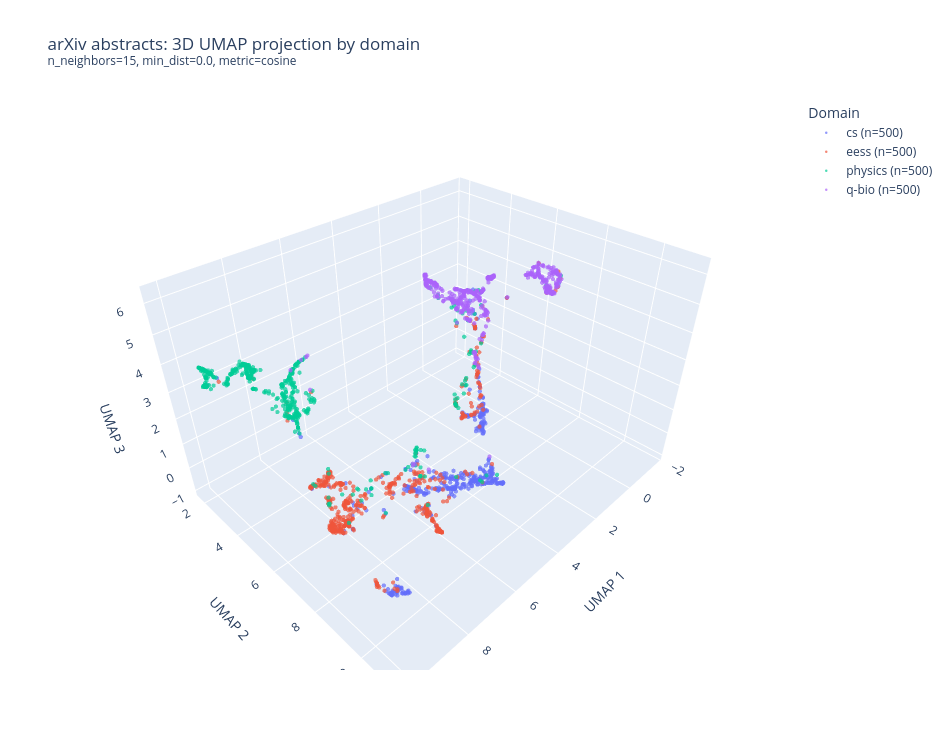

Notebook cell for this chart:
### Code cell
plot_df = (
    df.assign(umap_1=X_umap_3d_v2[:, 0], umap_2=X_umap_3d_v2[:, 1], umap_3=X_umap_3d_v2[:, 2])
    .sample(frac=1, random_state=42)
)

counts = plot_df["domain"].value_counts()
plot_df["domain_n"] = plot_df["domain"].map(lambda d: f"{d} (n={counts[d]})")

fig = px.scatter_3d(
    plot_df,
    x="umap_1", y="umap_2", z="umap_3",
    color="domain_n",
    category_orders={"domain_n": sorted(plot_df["domain_n"].unique())},
    hover_name="title",
    hover_data={"primary_category": True, "umap_1": False, "umap_2": False, "umap_3": False},
    opacity=0.7,
    title="arXiv abstracts: 3D UMAP projection by domain<br>"
          "<sup>n_neighbors=15, min_dist=0.0, metric=cosine</sup>",
    width=950, height=750,
)
fig.update_traces(marker=dict(size=2.5))
fig.update_layout(
    legend_title_text="Domain",
    scene=dict(xaxis_title="UMAP 1", yaxis_title="UMAP 2", zaxis_title="UMAP 3"),
)
fig.show()

### Figure 1 — Plotly figure (JSON) as saved in the notebook; plotly's stock layout.template omitted (floating-point values rounded to 4 significant figures; data arrays with more than 128 entries replaced by an {"elided": "..."} marker saying what was removed)
{"data": [{"customdata": {"elided": "500x1 str values"}, "hovertemplate": "<b>%{hovertext}</b><br><br>domain_n=cs (n=500)<br>primary_category=%{customdata[0]}<extra></extra>", "hovertext": {"elided": "500 str values"}, "legendgroup": "cs (n=500)", "marker": {"color": "#636efa", "opacity": 0.7, "size": 2.5, "symbol": "circle"}, "mode": "markers", "name": "cs (n=500)", "scene": "scene", "showlegend": true, "type": "scatter3d", "x": {"elided": "500 float values"}, "y": {"elided": "500 float values"}, "z": {"elided": "500 float values"}}, {"customdata": {"elided": "500x1 str values"}, "hovertemplate": "<b>%{hovertext}</b><br><br>domain_n=eess (n=500)<br>primary_category=%{customdata[0]}<extra></extra>", "hovertext": {"elided": "500 str values"}, "legendgroup": "eess (n=500)", "marker": {"color": "#EF553B", "opacity": 0.7, "size": 2.5, "symbol": "circle"}, "mode": "markers", "name": "eess (n=500)", "scene": "scene", "showlegend": true, "type": "scatter3d", "x": {"elided": "500 float values"}, "y": {"elided": "500 float values"}, "z": {"elided": "500 float values"}}, {"customdata": {"elided": "500x1 str values"}, "hovertemplate": "<b>%{hovertext}</b><br><br>domain_n=physics (n=500)<br>primary_category=%{customdata[0]}<extra></extra>", "hovertext": {"elided": "500 str values"}, "legendgroup": "physics (n=500)", "marker": {"color": "#00cc96", "opacity": 0.7, "size": 2.5, "symbol": "circle"}, "mode": "markers", "name": "physics (n=500)", "scene": "scene", "showlegend": true, "type": "scatter3d", "x": {"elided": "500 float values"}, "y": {"elided": "500 float values"}, "z": {"elided": "500 float values"}}, {"customdata": {"elided": "500x1 str values"}, "hovertemplate": "<b>%{hovertext}</b><br><br>domain_n=q-bio (n=500)<br>primary_category=%{customdata[0]}<extra></extra>", "hovertext": {"elided": "500 str values"}, "legendgroup": "q-bio (n=500)", "marker": {"color": "#ab63fa", "opacity": 0.7, "size": 2.5, "symbol": "circle"}, "mode": "markers", "name": "q-bio (n=500)", "scene": "scene", "showlegend": true, "type": "scatter3d", "x": {"elided": "500 float values"}, "y": {"elided": "500 float values"}, "z": {"elided": "500 float values"}}], "layout": {"height": 750, "legend": {"title": {"text": "Domain"}, "tracegroupgap": 0}, "scene": {"domain": {"x": [0, 1], "y": [0, 1]}, "xaxis": {"title": {"text": "UMAP 1"}}, "yaxis": {"title": {"text": "UMAP 2"}}, "zaxis": {"title": {"text": "UMAP 3"}}}, "title": {"text": "arXiv abstracts: 3D UMAP projection by domain<br><sup>n_neighbors=15, min_dist=0.0, metric=cosine</sup>"}, "width": 950}}
